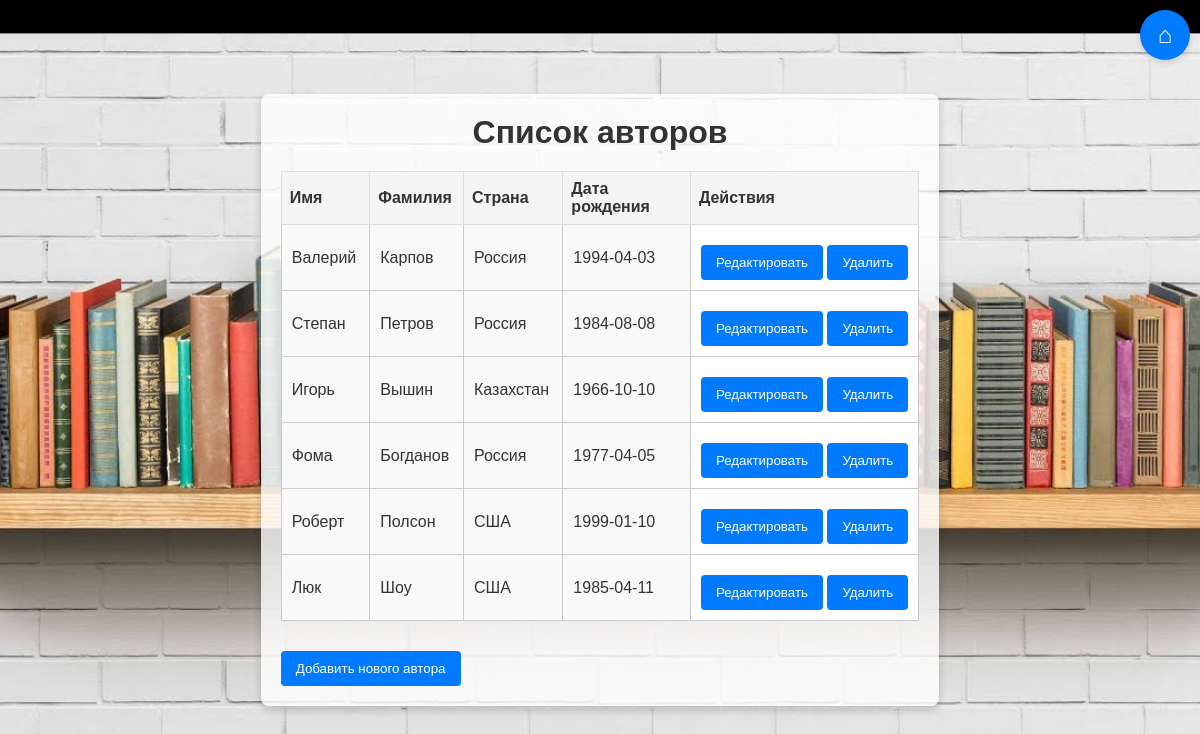
/app/Authors.php (signed in), run on the app's committed database.
### tables this page shows
CREATE TABLE `Authors` (
  `author_id` int NOT NULL,
  `name` varchar(50) NOT NULL,
  `surname` varchar(50) NOT NULL,
  `country` varchar(50) NOT NULL,
  `date_of_birth` date NOT NULL
);

### app/Authors.php (the view, shortened to what this page needs)
<?php
include("dbook.php");
?>
<!DOCTYPE html>
<html lang="ru">
<head>
    <link rel="stylesheet" href="styles.css">
</head>
<body class="authors-page">
<div class="container">
    <button class="home-button">
        <a href="index.php" title="На главную">&#8962;</a>
    </button>
    <h1>Список авторов</h1>
    <table>
        <thead>
        <tr>
            <th>Имя</th>
            <th>Фамилия</th>
            <th>Страна</th>
            <th>Дата рождения</th>
            <th>Действия</th>
        </tr>
        </thead>
        <tbody>
        <?php
        $query = "SELECT * FROM Authors";
        $result = mysqli_query($dbook, $query);
        if (!$result) {
            echo "<tr><td colspan='6'>Ошибка выполнения запроса: " . mysqli_error($dbook) . "</td></tr>";
        } else {
            while ($author = mysqli_fetch_assoc($result)) {
                echo "<tr id='author_{$author['author_id']}'>";
                echo "<td class='editable' data-column='name'>{$author['name']}</td>";
                echo "<td class='editable' data-column='surname'>{$author['surname']}</td>";
                echo "<td class='editable' data-column='country'>{$author['country']}</td>";
                echo "<td class='editable' data-column='date_of_birth'>{$author['date_of_birth']}</td>";
				echo "<td>
						<button class='editBtn button' data-id='{$author['author_id']}'>Редактировать</button>
						<button class='saveBtn button' data-id='{$author['author_id']}' style='display: none;'>Сохранить изменения</button>
						<button class='deleteBtn button' data-id='{$author['author_id']}'>Удалить</button>
					  </td>";
				echo "</tr>";
            }
        }
        ?>
        </tbody>
    </table>
    <button id="addAuthorBtn" class="button">Добавить нового автора</button>
</div>
</body>
</html>

### app/styles.css (style rules this page uses)
body, h1, h2, p, a { margin: 0; padding: 0; box-sizing: border-box; }
body { font-family: Arial, sans-serif; background: url('picture.jpg') no-repeat center center fixed; background-size: cover; color: #333; display: flex; justify-content: center; align-items: center; height: 100vh; flex-direction: column; }
h1 { color: #f5f5f5; text-align: center; margin-bottom: 20px; font-size: 36px; }
body.authors-page { font-family: Arial, sans-serif; background: url('picture.jpg') no-repeat center center fixed; background-size: cover; color: #333; margin: 0; padding: 20px; }
.authors-page .container { background: rgba(255, 255, 255, 0.8); padding: 20px; border-radius: 8px; box-shadow: 0 4px 8px rgba(0, 0, 0, 0.2); max-width: 800px; margin: 0 auto; }
.authors-page table { width: 100%; border-collapse: collapse; margin-bottom: 20px; }
.authors-page-page table th, .authors-page table td { border: 1px solid #ccc; padding: 10px; text-align: left; white-space: nowrap; }
.authors-page table th { background-color: #f4f4f4; }
.authors-page .button { display: inline-block; padding: 10px 15px; margin-top: 10px; color: #fff; background-color: #007bff; border: none; border-radius: 4px; text-decoration: none; text-align: center; cursor: pointer; }
.authors-page .editable { background-color: #f9f9f9; }
.authors-page h1 { font-size: 32px; font-weight: bold; color: #333; text-align: center; }
.container { max-width: 100%; overflow-x: auto; }
table { width: 100%; border-collapse: collapse; }
table th, table td { border: 1px solid #ddd; padding: 8px; text-align: left; }
button { cursor: pointer; padding: 5px 10px; border: none; background-color: #007BFF; color: white; border-radius: 3px; }
td:nth-child(4), td:nth-child(5) { width: 20%; }
.home-button { position: fixed; top: 10px; right: 10px; background-color: #007BFF; color: #fff; border: none; border-radius: 50%; width: 50px; height: 50px; display: flex; justify-content: center; align-items: center; font-size: 24px; line-height: 50px; cursor: pointer; box-shadow: 0 4px 6px rgba(0, 0, 0, 0.1); transition: background-color 0.3s ease; }
.home-button a { text-decoration: none; color: #fff; }

### app/Authors.php (style rules this page uses)
body { font-family: Arial, sans-serif; margin: 0; padding: 0; overflow-x: hidden; height 100vh; }
.container { max-width: 1200px; margin: 0 auto; padding: 20px; }
table { width: 100%; border-collapse: collapse; margin-bottom: 20px; background-color: #fff; }
th, td { padding: 10px; border: 1px solid #ccc; text-align: left; }
th { background-color: #f4f4f4; }
.button { padding: 10px 15px; background-color: #007bff; color: white; border: none; cursor: pointer; border-radius: 5px; }

### data on the page
authors: name "Валерий", surname "Карпов", country "Россия", date_of_birth "1994-04-03"
authors: name "Степан", surname "Петров", country "Россия", date_of_birth "1984-08-08"
authors: name "Игорь", surname "Вышин", country "Казахстан", date_of_birth "1966-10-10"
authors: name "Фома", surname "Богданов", country "Россия", date_of_birth "1977-04-05"
authors: name "Роберт", surname "Полсон", country "США", date_of_birth "1999-01-10"
authors: name "Люк", surname "Шоу", country "США", date_of_birth "1985-04-11"
